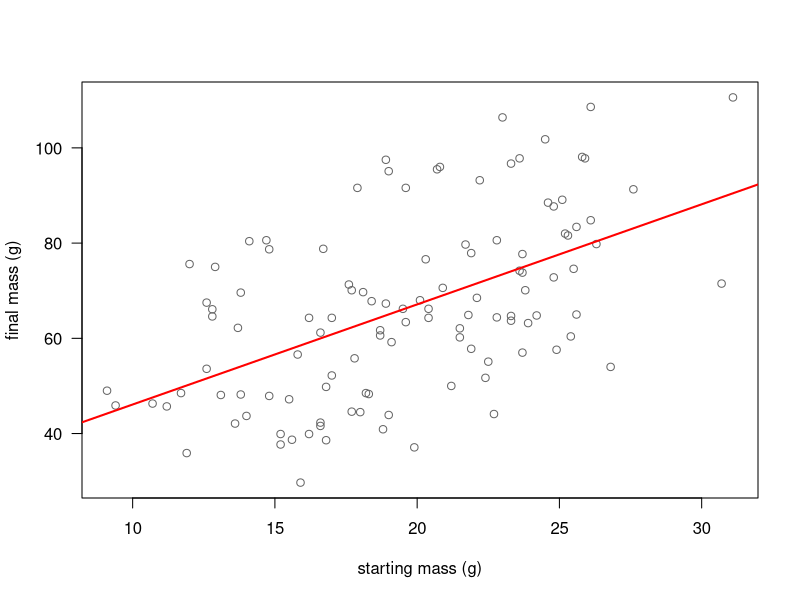
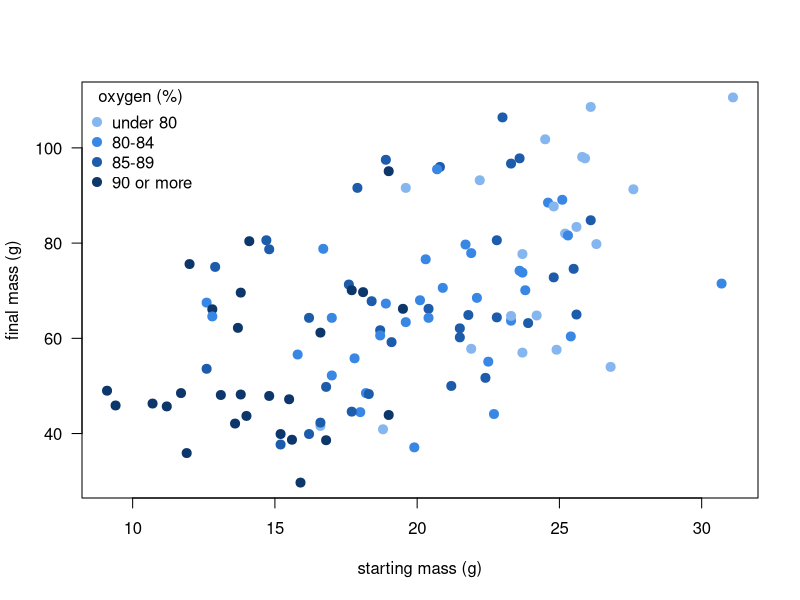
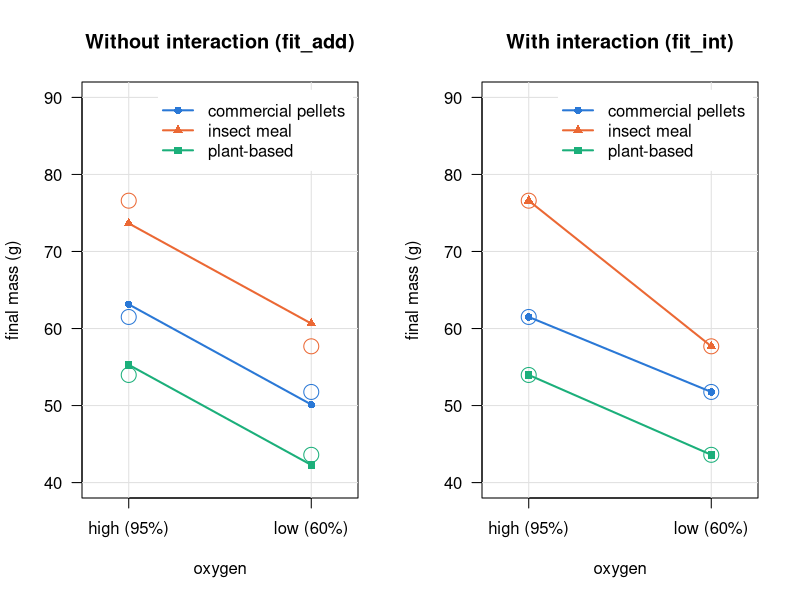

R code for these plots, in order:
## ---- chunk 1
knitr::opts_chunk$set(echo = FALSE, message = FALSE, warning = FALSE, collapse = TRUE, comment = "#>")
knitr::opts_knit$set(global.par = TRUE)

# Numbers in the text: fixed decimals and a real minus sign.
num <- function(x, digits = 2) sub("-", "−", formatC(x, format = "f", digits = digits))
## ---- chunk 2
par(las = 1, bty = "o")    # horizontal axis numbers, full box around the plot
## ---- chunk 3
trout <- read.csv("data/trout.csv")
head(trout)
## ---- chunk 4
fit1 <- lm(final_mass ~ start_mass, data = trout)
summary(fit1)
## ---- chunk 5
plot(trout$start_mass, trout$final_mass, col = "grey40",
     xlab = "starting mass (g)", ylab = "final mass (g)")
abline(fit1, col = "red", lwd = 2)
## ---- chunk 6
fit2 <- lm(final_mass ~ start_mass + oxygen, data = trout)
summary(fit2)
## ---- chunk 7
fit_oxygen <- lm(final_mass ~ oxygen, data = trout)
summary(fit_oxygen)
## ---- chunk 8
oxygen_bins <- cut(trout$oxygen, breaks = c(-Inf, 80, 85, 90, Inf), right = FALSE,
                   labels = c("under 80", "80-84", "85-89", "90 or more"))
oxygen_cols <- c("#86b6ef", "#3987e5", "#1c5cab", "#0d366b")    # light = little oxygen, dark = much
plot(trout$start_mass, trout$final_mass, pch = 19, cex = 1.2, col = oxygen_cols[oxygen_bins],
     xlab = "starting mass (g)", ylab = "final mass (g)")
legend("topleft", title = "oxygen (%)", legend = levels(oxygen_bins),
       col = oxygen_cols, pch = 19, pt.cex = 1.2, bty = "n")
## ---- chunk 9
round(cor(trout[, c("start_mass", "oxygen", "final_mass")]), 2)
## ---- chunk 10
confint(fit1)
confint(fit2)
confint(fit_oxygen)
## ---- chunk 11
ci1 <- round(confint(fit1)["start_mass", ], 2)
## ---- chunk 12
diet_names <- c("commercial pellets", "insect meal", "plant-based")
knitr::kable(data.frame(Code = 1:3, Diet = diet_names,
                        `Mean final mass (g)` = tapply(trout$final_mass, trout$diet, mean),
                        check.names = FALSE),
             digits = 1, row.names = FALSE, align = "clr")
## ---- chunk 13
fit_codes <- lm(final_mass ~ diet, data = trout)
summary(fit_codes)

trout$feed <- factor(trout$diet, levels = 1:3, labels = c("pellet", "insect", "plant"))
fit_diet <- lm(final_mass ~ feed, data = trout)
summary(fit_diet)
## ---- chunk 14
knitr::kable(data.frame(Code = 1:3, Diet = diet_names,
                        `Mean starting mass (g)` = tapply(trout$start_mass, trout$diet, mean),
                        `Mean final mass (g)` = tapply(trout$final_mass, trout$diet, mean),
                        check.names = FALSE),
             digits = 1, row.names = FALSE, align = "clrr")
## ---- chunk 15
fit_diet_start <- lm(final_mass ~ feed + start_mass, data = trout)
summary(fit_diet_start)
## ---- chunk 16
confint(fit_diet)
confint(fit_diet_start)
## ---- chunk 17
plant <- "feedplant"
est_a <- coef(fit_diet)[[plant]]
est_b <- coef(fit_diet_start)[[plant]]
ci_a <- confint(fit_diet)[plant, ]
ci_b <- confint(fit_diet_start)[plant, ]
## ---- chunk 18
experiment <- read.csv("data/trout_experiment.csv")
experiment$feed <- factor(experiment$diet, levels = 1:3, labels = c("pellet", "insect", "plant"))
head(experiment)
## ---- chunk 19
cell_means <- tapply(experiment$final_mass, list(experiment$diet, experiment$oxygen), mean)
knitr::kable(data.frame(Code = 1:3, Diet = diet_names,
                        `High oxygen (95%)` = cell_means[, "high"],
                        `Low oxygen (60%)` = cell_means[, "low"],
                        check.names = FALSE),
             digits = 1, row.names = FALSE, align = "clrr")
## ---- chunk 20
fit_add <- lm(final_mass ~ feed + oxygen, data = experiment)
summary(fit_add)

fit_int <- lm(final_mass ~ feed * oxygen, data = experiment)
summary(fit_int)
## ---- chunk 21
feed_cols <- c("#2a78d6", "#eb6834", "#1baf7a")
feed_pch <- c(16, 17, 15)
plot_fit <- function(model, title) {
  plot(NA, xlim = c(0.8, 2.2), ylim = c(40, 90), xaxt = "n",
       xlab = "oxygen", ylab = "final mass (g)", main = title)
  axis(1, at = 1:2, labels = c("high (95%)", "low (60%)"))
  abline(h = axTicks(2), v = 1:2, col = "grey88")    # light grid, drawn before the data
  for (d in 1:3) {
    fitted_means <- predict(model, newdata = data.frame(feed = levels(experiment$feed)[d], oxygen = c("high", "low")))
    lines(1:2, fitted_means, type = "o", pch = feed_pch[d], col = feed_cols[d], lwd = 2)
    points(1:2, cell_means[d, ], col = feed_cols[d], cex = 2)
  }
  legend("topright", legend = diet_names, col = feed_cols, pch = feed_pch, lwd = 2,
         bg = "white", box.col = "white", inset = 0.02)    # white box, above the data, keeps the grid out of the legend
}
par(mfrow = c(1, 2))
plot_fit(fit_add, "Without interaction (fit_add)")
plot_fit(fit_int, "With interaction (fit_int)")
## ---- chunk 22
p_oxygen <- summary(fit_oxygen)$coefficients["oxygen", 4]
stopifnot(p_oxygen < 0.0001)
p_plant <- summary(fit_diet)$coefficients["feedplant", 4]
p_codes <- summary(fit_codes)$coefficients["diet", 4]
p_recoded <- summary(lm(final_mass ~ I(c(1, 3, 2)[diet]), data = trout))$coefficients[2, 4]
p_insect_low <- summary(fit_int)$coefficients["feedinsect:oxygenlow", 4]
p_plant_low <- summary(fit_int)$coefficients["feedplant:oxygenlow", 4]
d_plant_low <- coef(fit_int)[["feedplant:oxygenlow"]]
